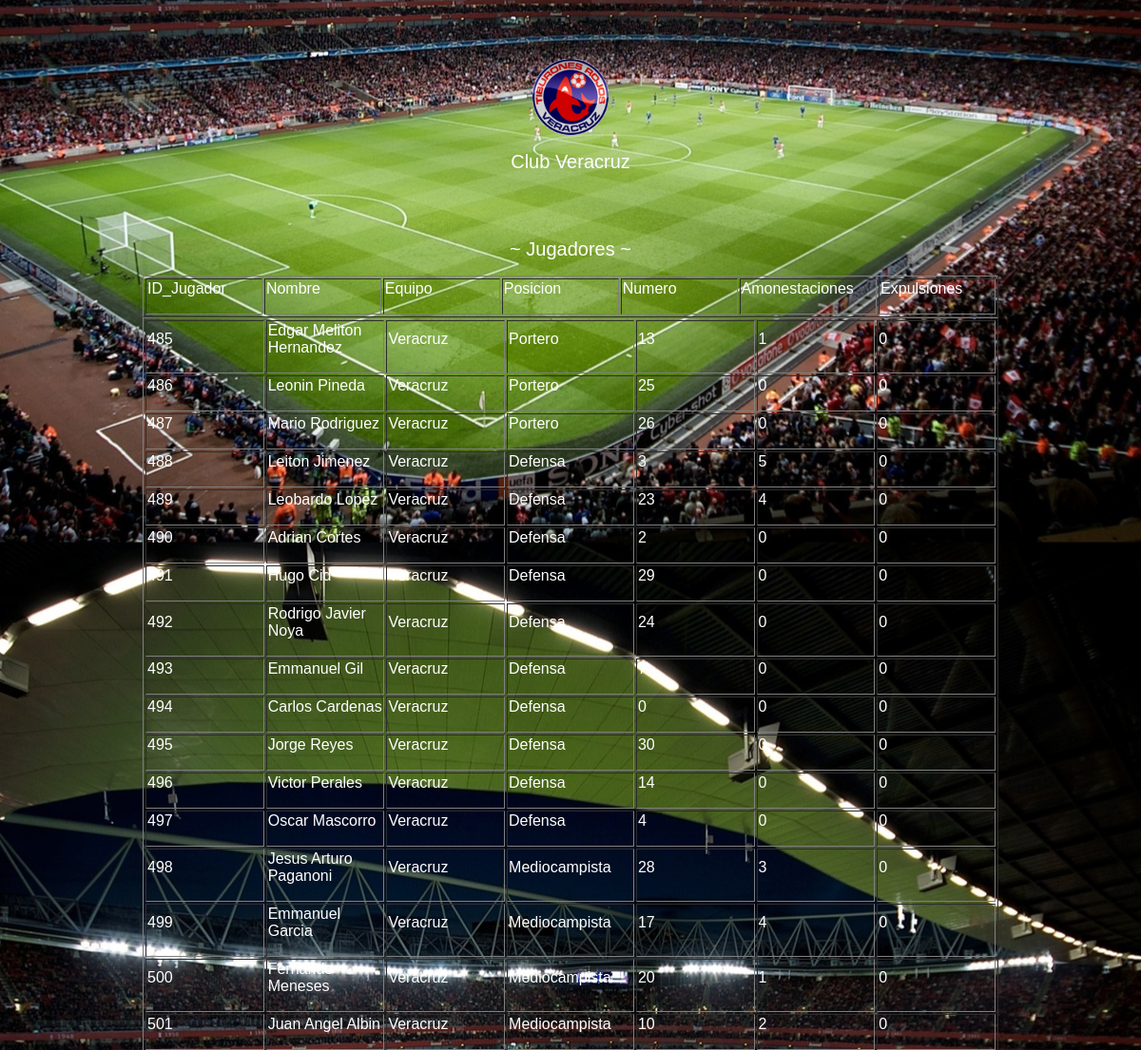
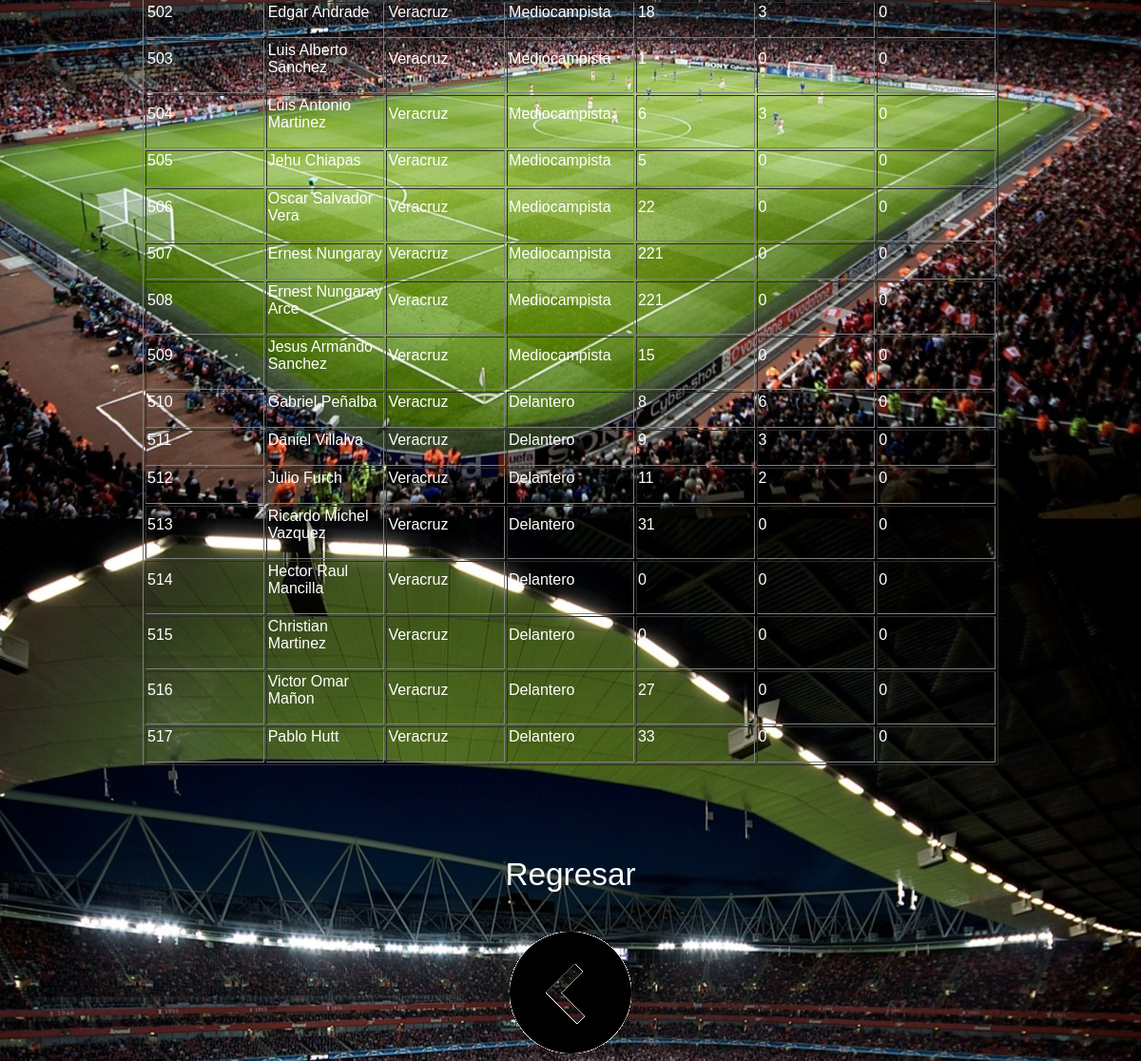
The app's page /veracruz.php with its own data (2 pictures, top to bottom).
### tables this page shows
CREATE TABLE `Jugador` (
  `Id_Jugador` int(5) NOT NULL,
  `Nombre` varchar(30) NOT NULL,
  `Nom_Equipo` varchar(30) NOT NULL,
  `Posicion` varchar(20) NOT NULL,
  `Numero` int(10) DEFAULT NULL,
  `Amonestaciones` int(10) DEFAULT NULL,
  `Expulsiones` int(10) DEFAULT NULL,
  PRIMARY KEY (`Id_Jugador`)
);

### veracruz.php (the view, shortened to what this page needs)
<html>
<head>
	<link rel="stylesheet" type="text/css" href="estilos/pro1.css">
<body>
<br/><br/><br/>
<div class="escudos"><center><IMG SRC="imagenes/veracruz.gif" width='80' height='80'></center></div>
<center><h2>Club Veracruz</h2></center>
<br/><br/><center><h2>~ Jugadores ~</h2></center>
<center><table border=1 width=900>
	<tr>
		<td width=100><h3>ID_Jugador</h3></td>
		<td width=100><h3>Nombre</h3></td>
		<td width=100><h3>Equipo</h3></td>
		<td width=100><h3>Posicion</h3></td>
		<td width=100><h3>Numero</h3></td>
		<td width=100><h3>Amonestaciones</h3></td>
		<td width=100><h3>Expulsiones</h3></td>
	</tr>
</center></table>
<?php
$query = "SELECT * FROM Jugador Where Nom_Equipo='Veracruz'";
$result = mysql_query($query) or die('Consulta fallida: ' . mysql_error());
echo "<center><table border=1 width=900>\n";
while ($line = mysql_fetch_array($result, MYSQL_ASSOC)) {
    echo "\t<tr>\n";
    foreach ($line as $col_value) {
        echo "\t\t<td width=100><h3>$col_value</h3></td>\n";
    }
    echo "\t</tr>\n";
}
echo "</table></center>\n";
?>
<br/><br/><br/>
<center><h1>Regresar</h1><a href="inicio.php"><IMG SRC="imagenes/flecha.gif"></a><center>
</body>
</html>

### estilos/pro1.css (style rules this page uses)
h1, h2, h3 { color: white; font-weight: normal; font-family: Arial, Helvetica, sans-serif; }
h1 { font-size: 25pt; line-height: 2cm; }
h2 { font-size: 15pt; }
h3 { font-size: 12pt; }
body { background-image:url('imagenes/estadio.jpg'); background-repeat:repeat; background-position:center; background-attachment: fixed }
.escudos { display: inline; }

### records on screen
jugador: Id_Jugador "485", Nombre "Edgar Meliton Hernandez", Nom_Equipo "Veracruz", Posicion "Portero", Numero "13", Amonestaciones "1", Expulsiones "0"
jugador: Id_Jugador "486", Nombre "Leonin Pineda", Nom_Equipo "Veracruz", Posicion "Portero", Numero "25", col_value "0"
jugador: Id_Jugador "487", Nombre "Mario Rodriguez", Nom_Equipo "Veracruz", Posicion "Portero", Numero "26", col_value "0"
jugador: Id_Jugador "488", Nombre "Leiton Jimenez", Nom_Equipo "Veracruz", Posicion "Defensa", Numero "3", Amonestaciones "5", Expulsiones "0"
jugador: Id_Jugador "489", Nombre "Leobardo Lopez", Nom_Equipo "Veracruz", Posicion "Defensa", Numero "23", Amonestaciones "4", Expulsiones "0"
jugador: Id_Jugador "490", Nombre "Adrian Cortes", Nom_Equipo "Veracruz", Posicion "Defensa", Numero "2", col_value "0"
jugador: Id_Jugador "491", Nombre "Hugo Cid", Nom_Equipo "Veracruz", Posicion "Defensa", Numero "29", col_value "0"
jugador: Id_Jugador "492", Nombre "Rodrigo Javier Noya", Nom_Equipo "Veracruz", Posicion "Defensa", Numero "24", col_value "0"
jugador: Id_Jugador "493", Nombre "Emmanuel Gil", Nom_Equipo "Veracruz", Posicion "Defensa", Numero "7", col_value "0"
jugador: Id_Jugador "494", Nombre "Carlos Cardenas", Nom_Equipo "Veracruz", Posicion "Defensa", col_value "0"
jugador: Id_Jugador "495", Nombre "Jorge Reyes", Nom_Equipo "Veracruz", Posicion "Defensa", Numero "30", col_value "0"
jugador: Id_Jugador "496", Nombre "Victor Perales", Nom_Equipo "Veracruz", Posicion "Defensa", Numero "14", col_value "0"
jugador: Id_Jugador "497", Nombre "Oscar Mascorro", Nom_Equipo "Veracruz", Posicion "Defensa", Numero "4", col_value "0"
jugador: Id_Jugador "498", Nombre "Jesus Arturo Paganoni", Nom_Equipo "Veracruz", Posicion "Mediocampista", Numero "28", Amonestaciones "3", Expulsiones "0"
jugador: Id_Jugador "499", Nombre "Emmanuel Garcia", Nom_Equipo "Veracruz", Posicion "Mediocampista", Numero "17", Amonestaciones "4", Expulsiones "0"
jugador: Id_Jugador "500", Nombre "Fernando Meneses", Nom_Equipo "Veracruz", Posicion "Mediocampista", Numero "20", Amonestaciones "1", Expulsiones "0"
jugador: Id_Jugador "501", Nombre "Juan Angel Albin", Nom_Equipo "Veracruz", Posicion "Mediocampista", Numero "10", Amonestaciones "2", Expulsiones "0"
jugador: Id_Jugador "502", Nombre "Edgar Andrade", Nom_Equipo "Veracruz", Posicion "Mediocampista", Numero "18", Amonestaciones "3", Expulsiones "0"
jugador: Id_Jugador "503", Nombre "Luis Alberto Sanchez", Nom_Equipo "Veracruz", Posicion "Mediocampista", Numero "1", col_value "0"
jugador: Id_Jugador "504", Nombre "Luis Antonio Martinez", Nom_Equipo "Veracruz", Posicion "Mediocampista", Numero "6", Amonestaciones "3", Expulsiones "0"
jugador: Id_Jugador "505", Nombre "Jehu Chiapas", Nom_Equipo "Veracruz", Posicion "Mediocampista", Numero "5", col_value "0"
jugador: Id_Jugador "506", Nombre "Oscar Salvador Vera", Nom_Equipo "Veracruz", Posicion "Mediocampista", Numero "22", col_value "0"
jugador: Id_Jugador "507", Nombre "Ernest Nungaray", Nom_Equipo "Veracruz", Posicion "Mediocampista", Numero "221", col_value "0"
jugador: Id_Jugador "508", Nombre "Ernest Nungaray Arce", Nom_Equipo "Veracruz", Posicion "Mediocampista", Numero "221", col_value "0"
jugador: Id_Jugador "509", Nombre "Jesus Armando Sanchez", Nom_Equipo "Veracruz", Posicion "Mediocampista", Numero "15", col_value "0"
jugador: Id_Jugador "510", Nombre "Gabriel Peñalba", Nom_Equipo "Veracruz", Posicion "Delantero", Numero "8", Amonestaciones "6", Expulsiones "0"
jugador: Id_Jugador "511", Nombre "Daniel Villalva", Nom_Equipo "Veracruz", Posicion "Delantero", Numero "9", Amonestaciones "3", Expulsiones "0"
jugador: Id_Jugador "512", Nombre "Julio Furch", Nom_Equipo "Veracruz", Posicion "Delantero", Numero "11", Amonestaciones "2", Expulsiones "0"
jugador: Id_Jugador "513", Nombre "Ricardo Michel Vazquez", Nom_Equipo "Veracruz", Posicion "Delantero", Numero "31", col_value "0"
jugador: Id_Jugador "514", Nombre "Hector Raul Mancilla", Nom_Equipo "Veracruz", Posicion "Delantero", col_value "0"
jugador: Id_Jugador "515", Nombre "Christian Martinez", Nom_Equipo "Veracruz", Posicion "Delantero", col_value "0"
jugador: Id_Jugador "516", Nombre "Victor Omar Mañon", Nom_Equipo "Veracruz", Posicion "Delantero", Numero "27", col_value "0"
jugador: Id_Jugador "517", Nombre "Pablo Hutt", Nom_Equipo "Veracruz", Posicion "Delantero", Numero "33", col_value "0"
